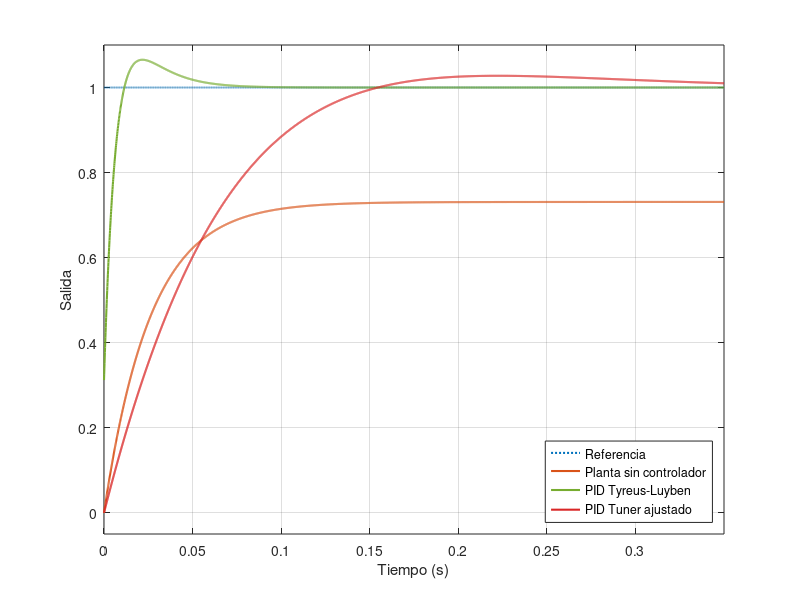

MATLAB code to generate this figure: (Note: this script raises an error after producing the figure.)
clear
clc
close all

% Planta
K = 2.7157;
tau = 0.097505;
G = tf(K,[tau 1]);

% PID finalista de Tyreus-Luyben
Kp_TL = 10.3610;
Ki_TL = 475.7990;
Kd_TL = 0.016279;
C_TL = pid(Kp_TL,Ki_TL,Kd_TL);

% Controlador ajustado mediante PID Tuner
Kp_Tuner = 0.59014;
Ki_Tuner = 8.5172;
Kd_Tuner = 0;
C_Tuner = pid(Kp_Tuner,Ki_Tuner,Kd_Tuner);

% Sistemas en lazo cerrado sobre la misma planta G
T_planta = feedback(G,1);
T_TL = feedback(C_TL*G,1);
T_Tuner = feedback(C_Tuner*G,1);

% Comparacion grafica
t = 0:0.0001:0.35;

[y_planta,~] = step(T_planta,t);
[y_TL,~] = step(T_TL,t);
[y_Tuner,~] = step(T_Tuner,t);

figure('Color','w')
plot(t,ones(size(t)),':','Color',[0 0.4470 0.7410],...
    'LineWidth',1.5)
hold on
plot(t,squeeze(y_planta),'Color',[0.8500 0.3250 0.0980],...
    'LineWidth',1.5)
plot(t,squeeze(y_TL),'Color',[0.4660 0.6740 0.1880],...
    'LineWidth',1.5)
plot(t,squeeze(y_Tuner),'Color',[0.8500 0.1500 0.1500],...
    'LineWidth',1.5)
grid on
xlabel('Tiempo (s)')
ylabel('Salida')
legend('Referencia',...
       'Planta sin controlador',...
       'PID Tyreus-Luyben',...
       'PID Tuner ajustado',...
       'Location','southeast')
xlim([0 0.35])
ylim([-0.05 1.10])
hold off

% Indicadores de desempeno
S_TL = stepinfo(T_TL,...
    'RiseTimeLimits',[0.1 0.9],...
    'SettlingTimeThreshold',0.02);

S_Tuner = stepinfo(T_Tuner,...
    'RiseTimeLimits',[0.1 0.9],...
    'SettlingTimeThreshold',0.02);

ess_TL = abs(1-dcgain(T_TL))*100;
ess_Tuner = abs(1-dcgain(T_Tuner))*100;

Comparacion_Final = table(...
    [S_TL.RiseTime; S_Tuner.RiseTime],...
    [S_TL.SettlingTime; S_Tuner.SettlingTime],...
    [S_TL.Overshoot; S_Tuner.Overshoot],...
    [ess_TL; ess_Tuner],...
    'VariableNames',{'tr(s)','ts(s)','Mp(%)','ess(%)'},...
    'RowNames',{'PID_Tyreus_Luyben','PI_PID_Tuner_ajustado'});

disp(Comparacion_Final)
